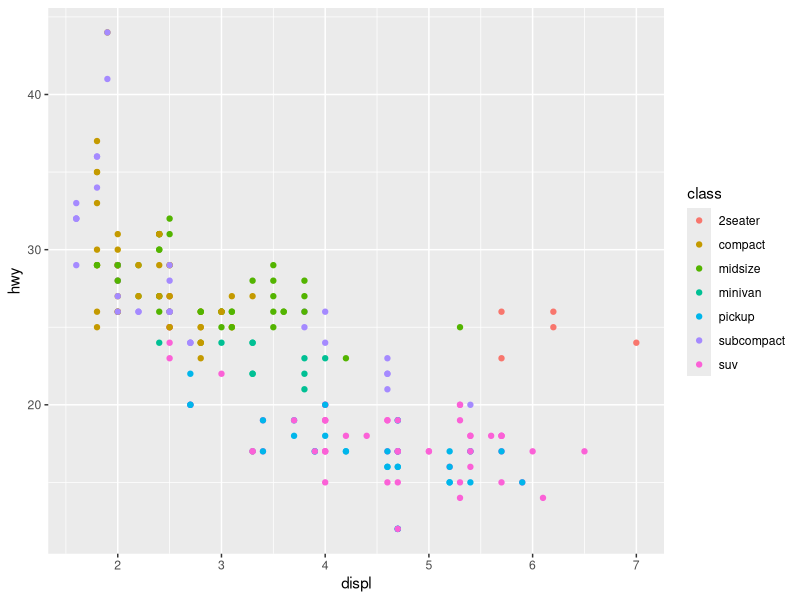
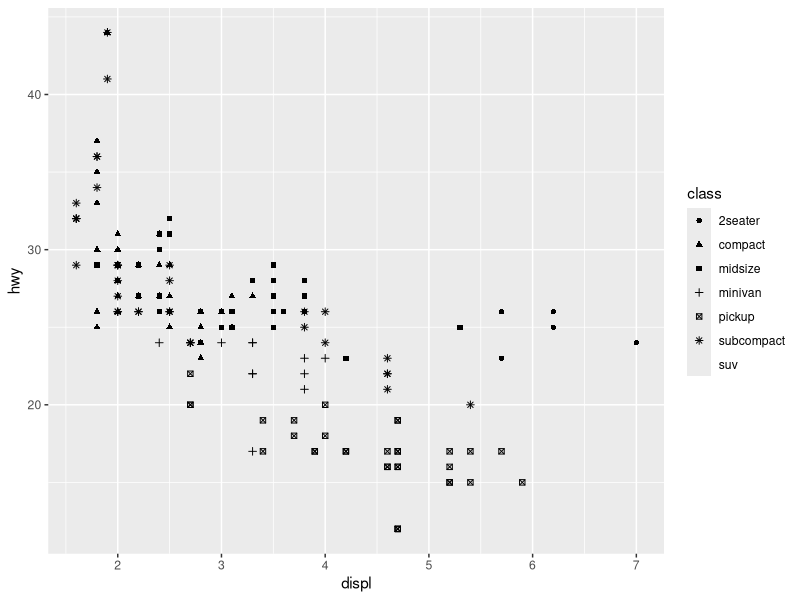
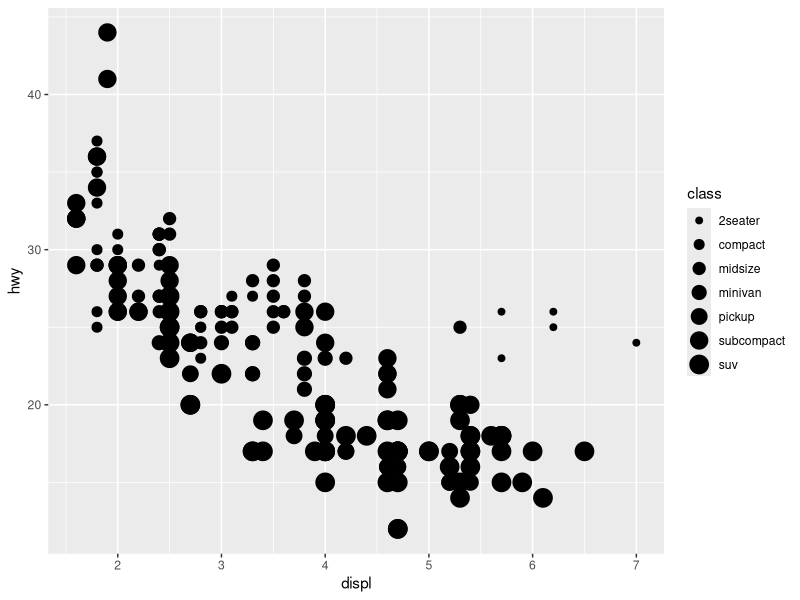
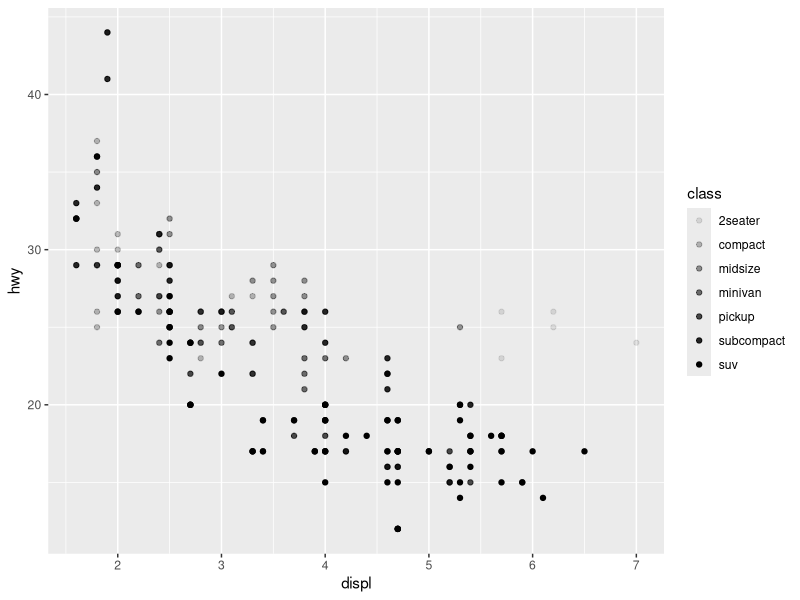
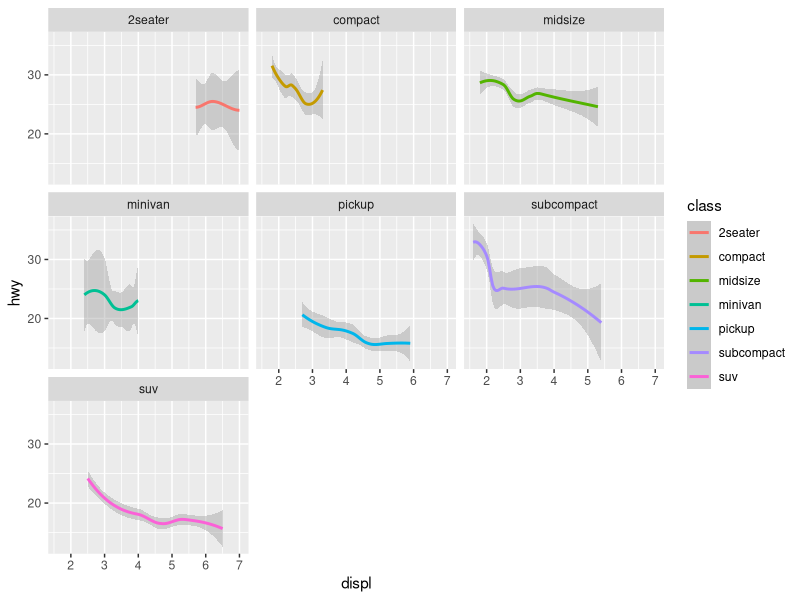
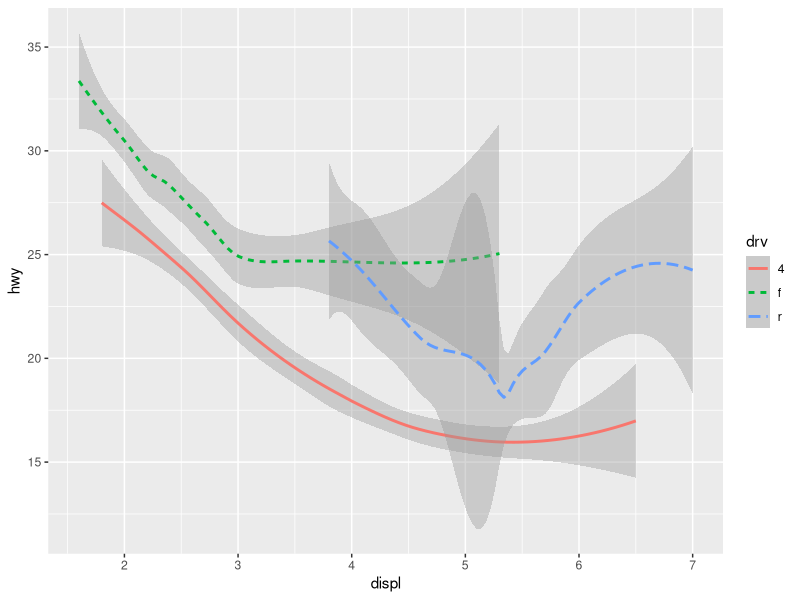
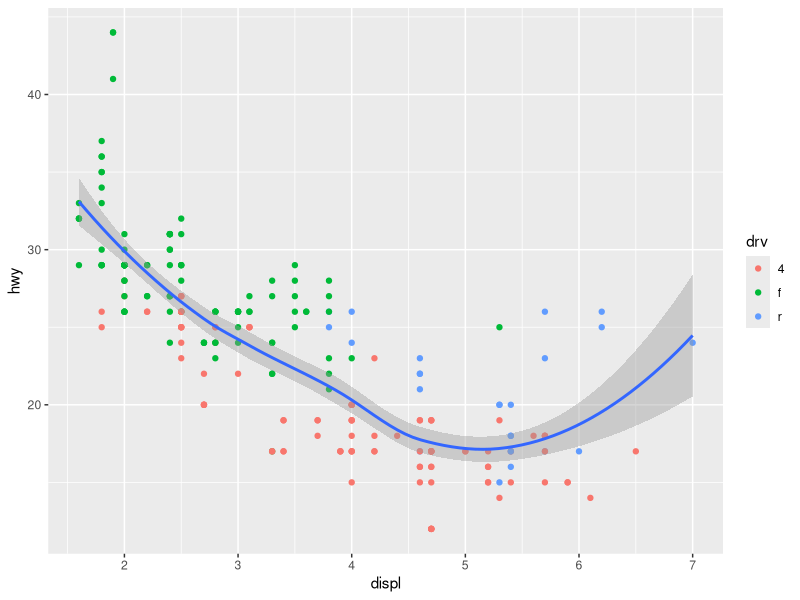
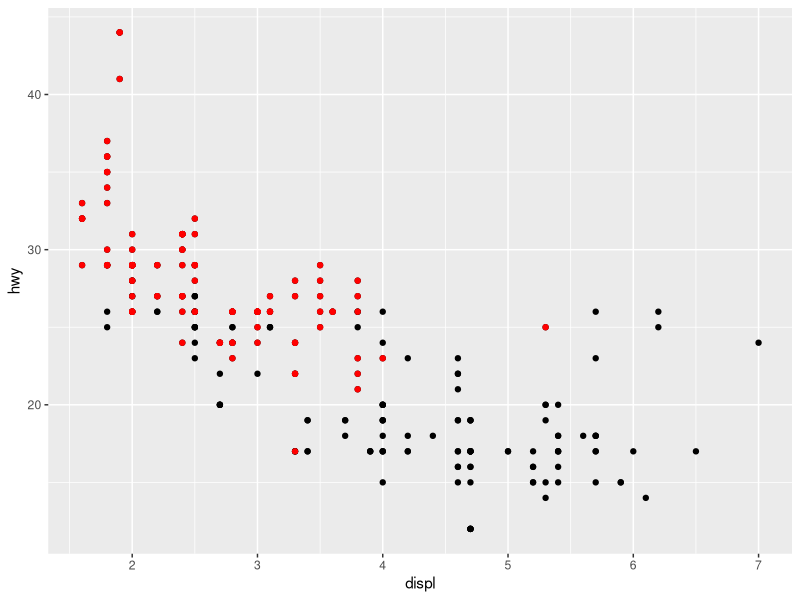

The R script that drew these images, in order:
# lets explore layers in R

library(tidyverse)

# we are going to use mpg dataset here
mpg

# x and y two numerical variables, and another catagorical variable in aesthetics
mpg %>%
  ggplot( aes(x = displ, y = hwy, colour = class))+
  geom_point()

# ggplot2 will only use six shapes at a time, the additional class will go unplotted

mpg %>%
  ggplot(aes(x = displ, y = hwy, shape = class)) +
  geom_point()




# what if mapping size in the aesthetics, class values are presented based on size

mpg %>%
  ggplot(aes(x = displ, y = hwy, size = class)) +
  geom_point()

# what if we use alpha, the class is presented as gradient of opacity

mpg %>%
  ggplot(aes(x = displ, y = hwy, alpha = class))+
  geom_point()

mpg %>%
  ggplot( aes(x = displ, y = hwy, colour = class)) +
  geom_smooth()+
  facet_wrap(~class)

# create a plot just with geom_smooth, and define linetype in the geom_smooth aesthetic

mpg %>%
  ggplot( aes(x = displ, y = hwy, colour = drv)) +
  geom_smooth(aes(linetype = drv))


# making point and smooth together

mpg %>%
  ggplot(aes(x = displ, y = hwy))+
  geom_point(aes(colour = drv))+
  geom_smooth()

# we can use geom poin to apply different layer of filter and labeling
# take a new geom_smooth and run a filtering pipeline inside, and shape, label, color data then


mpg %>%
  ggplot(aes(x = displ, y = hwy))+
  geom_point()+
  geom_point(
  data = mpg %>%
    filter( drv == 'f'),
  colour= 'red'
  )

# we can use facet wrap for two variable also
mpg %>%
  ggplot(aes(x = displ, y = hwy, colour = drv))+
  geom_point()+
  facet_wrap(~drv)

# what if using two variable in facet wrap, remember we can alway place catagorical variables
# inside the facet wrap

mpg %>%
  ggplot(aes(x = displ, y = hwy, colour = drv))+
  geom_point()+
  facet_wrap(class ~ drv)

mpg %>%
  ggplot(aes(x = displ, y = hwy, colour = drv))+
  geom_point()+
  facet_wrap(.~ drv)


mpg %>%
  ggplot(aes(x = displ, y = hwy, colour = drv))+
  geom_point()+
  facet_wrap(class ~.)

mpg %>%
  ggplot(aes(x = displ, y = hwy, colour = drv))+
  geom_point()+
  facet_wrap(~class, scale = 'free')


# but this gives same x axis scale across all the subplot, we can make it free
# so that x scale can be adjusted according to the best fit of the subplot

mpg %>%
  ggplot(aes(x = displ, y = hwy, colour = drv))+
  geom_point()+
  facet_wrap(class ~ drv, scale = 'free')
